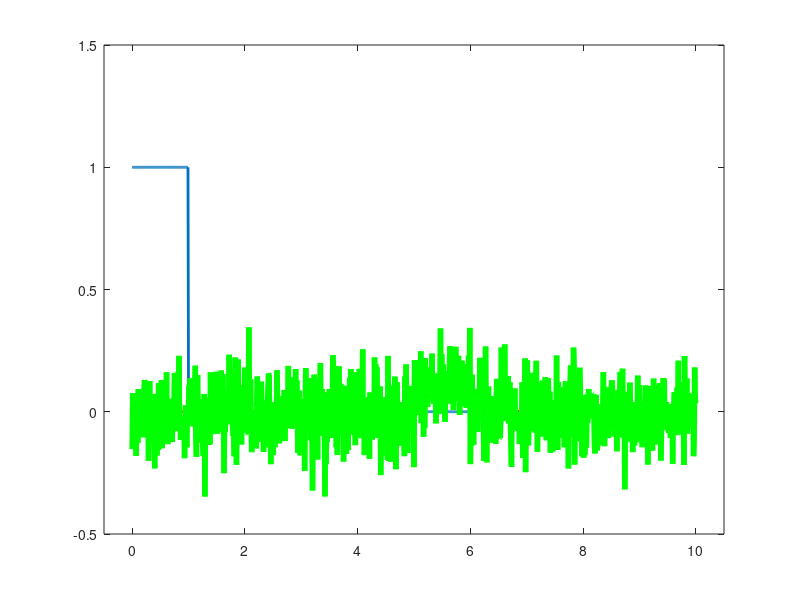

MATLAB code to generate this figure: (Note: this script raises an error after producing the figure.)
ts=0.01;
fs=1/ts;

t=0:ts:10;
t_len=length(t);

x=zeros(1,t_len);
x=zeros(size(t));

N=round(t_len/10);
x(1:N)=1;
x(1:N)=ones(1,N);

y=zeros(size(x));
s=ones(1,N);
idx=501;
y(idx:idx+N-1)=0.1*s;

plot(t,x,'LineWidth',2)
hold on
plot(t,y,'LineWidth',2,'color','r')
xlim([-0.5 10.5])
ylim([-0.5 1.5])

noise=0.1*randn(1,t_len);
z=y+noise;
plot(t,z,'LineWidth',4,'color','g')


ro=zeros(1,t_len-N-1);
for i=1:t_len-N-1
    ro(i)=innerproduct(z(i:i+N-1),s); 
end


figure
plot(t(1:t_len-N-1),abs(ro))


[val,pos]=max(abs(ro));
t(pos)


